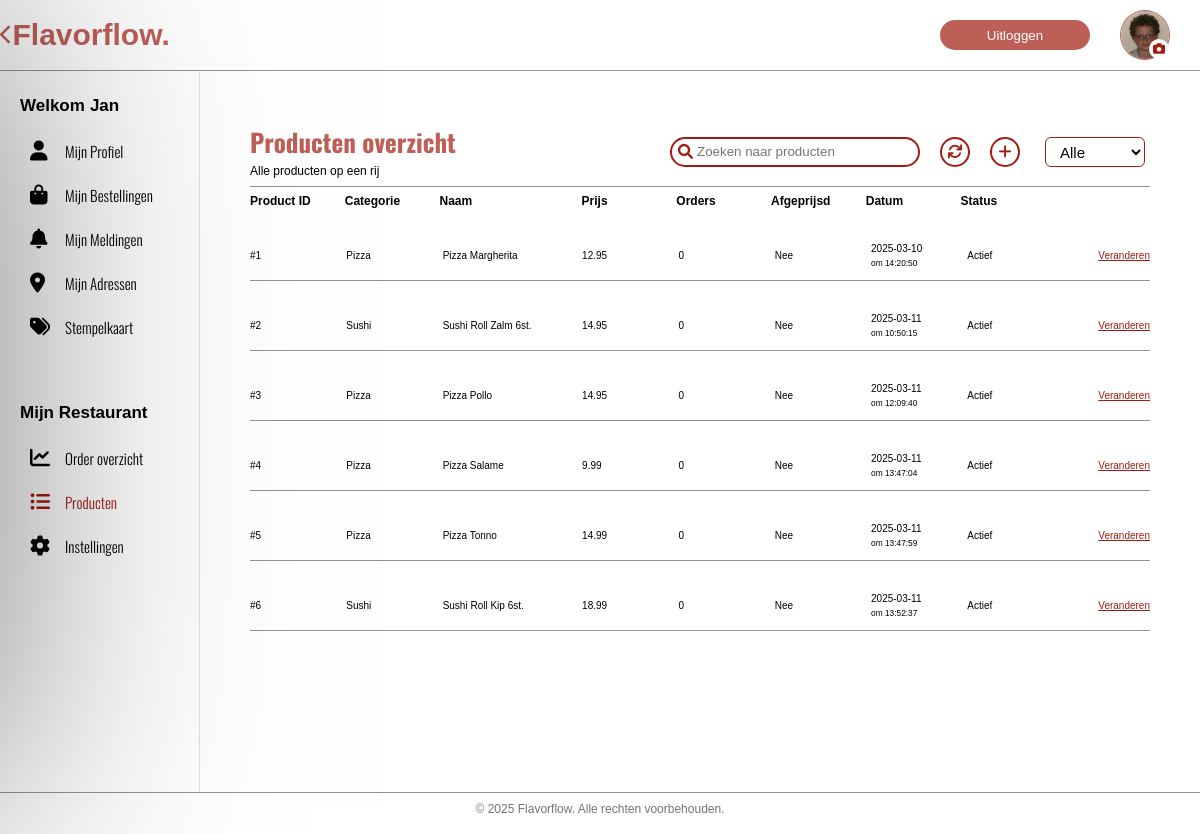
Screenshot of /restaurant-products.php (signed in) with the database file from the repository.
### tables this page shows
CREATE TABLE `dishes` (
  `dish_id` int NOT NULL,
  `restaurant_id` int NOT NULL,
  `category_id` int NOT NULL,
  `toppings_id` int DEFAULT NULL,
  `dish_name` varchar(55) NOT NULL,
  `dish_price` decimal(20,2) NOT NULL,
  `dish_desc` varchar(255) DEFAULT NULL,
  `dish_img_src` varchar(255) DEFAULT NULL,
  `order_amount` int DEFAULT NULL,
  `active_discount` int DEFAULT NULL,
  `created_by` varchar(55) DEFAULT NULL,
  `created_at` datetime NOT NULL,
  `offline` tinyint(1) NOT NULL
);

CREATE TABLE `category` (
  `category_id` int NOT NULL,
  `restaurant_id` int NOT NULL,
  `category_name` varchar(55) NOT NULL,
  `dish_amount` int DEFAULT NULL,
  `category_img_src` varchar(255) DEFAULT NULL,
  `created_at` datetime NOT NULL,
  `offline` tinyint(1) NOT NULL
);

### functions/functions.php (called while the page is built, shortened)
<?php
function getRestaurantOwnerIDByUsername($mysqli, $username) {
    $query = "SELECT restaurant_id FROM users WHERE username = ?";
    $stmt = $mysqli->prepare($query);
    $restaurant_id = '';
    $stmt->bind_param("s", $username);
    $stmt->execute();
    $stmt->bind_result($restaurant_id);
    if ($stmt->fetch()) {
        return $restaurant_id;
    } else {
        $stmt->close();
        return null;
    }
}
function getDishesByRestaurantId($mysqli, $restaurant_id) {
    $query = "SELECT d.*, c.category_name
              FROM dishes d
              LEFT JOIN category c ON d.category_id = c.category_id
              WHERE d.restaurant_id = ?";
    $stmt = $mysqli->prepare($query);
    $stmt->bind_param("i", $restaurant_id);
    $stmt->execute();
    $result = $stmt->get_result();
    $dishes = [];
    while ($row = $result->fetch_assoc()) {
        $dishes[] = $row;
    }
    return $dishes;
}

### restaurant-products.php (the view, shortened to what this page needs)
<?php
require_once './db_conn.php';
include('./functions/functions.php');
$username = $_SESSION['username'];
$rank = $_SESSION['user_type'];
$fname = $_SESSION['fname'];
$profileimg = isset($_SESSION['profile_img_src']) ? "./img/profileimg/" . $_SESSION['profile_img_src'] : './img/logo-res.jpg';
$restaurant_id = getRestaurantOwnerIDByUsername($mysqli, $username);
?>
<!DOCTYPE html>
<html lang="en">
<head>
    <link rel="stylesheet" href="https://cdnjs.cloudflare.com/ajax/libs/font-awesome/6.0.0-beta3/css/all.min.css">
    <link rel="stylesheet" href="./css/index.css" />
    <link rel="stylesheet" href="./css/order.css" />
    <link rel="stylesheet" href="./css/profile.css" />
    <link rel="stylesheet" href="./css/restaurants.css" />
    <link rel="stylesheet" href="./css/notification-error.css" />
    <link rel="stylesheet" href="./css/admin-modal.css" />
    <link rel="stylesheet" href="./css/password-change.css" />
    <link rel="stylesheet" href="./css/login.css" />
</head>
<body>
    <header class="header">
        <div class="navbar-container">
            <nav class="navbar">
                <div onclick="goBack();" class="logo">
                    <i class="fas fa-chevron-left"></i>
                    <h1>Flavorflow.</h1>
                </div>
                <form class="navbar-logoutcontainer" action="./controllers/account_controller.php?type=logout" method="POST">
                    <button class="navbar-logoutbutton" type="submit">Uitloggen</button>
                </form>
            </nav>
            <div class="profile-imgcontainer">
                <?php if (empty($_SESSION['profile_img_src'])): ?>
                    <div class="profile-img">
                        <i class="fas fa-user profile-edit-icon"></i>
                        <i onclick="openPopup('profileimgcontainer', 'close-profileimg');" class="fas fa-camera edit-profile-button"></i>
                    </div>
                <?php else: ?>
                    <figure class="profile-img">
                        <img src="<?php echo $profileimg;; ?>" alt="Profile image">
                        <i onclick="openPopup('profileimgcontainer', 'close-profileimg');" class="fas fa-camera edit-profile-button"></i>
                    </figure>
                <?php endif; ?>
            </div>
        </div>
        <div class="navbar-underlinecontainer">
            <figure class="navbar-underline" style="width: 100%;"></figure>
        </div>
    </header>
    <main class="profile">
        <aside class="profile-navigation">
            <div class="profile-container">
                <header class="profile-header">
                    <h1>Welkom <p style="text-transform: capitalize;"><?php echo $fname; ?></p>
                    </h1>
                </header>
                <ul class="profile-list">
                    <li class="profile-listitem">
                        <div class="profile-listitem-container">
                            <i class="fas fa-user"></i>
                            <a href="./profile.php">Mijn Profiel</a>
                        </div>
                    </li>
                    <li class="profile-listitem">
                        <div class="profile-listitem-container">
                            <i class="fas fa-bag-shopping"></i>
                            <a href="./orders.php">Mijn Bestellingen</a>
                        </div>
                    </li>
                    <li class="profile-listitem">
                        <div class="profile-listitem-container">
                            <i class="fas fa-bell"></i>
                            <a href="./notifications.php">Mijn Meldingen</a>
                        </div>
                    </li>
                    <li class="profile-listitem">
                        <div class="profile-listitem-container">
                            <i class="fas fa-location-dot"></i>
                            <a href="./address.php">Mijn Adressen</a>
                        </div>
                    </li>
                    <li class="profile-listitem">
                        <div class="profile-listitem-container">
                            <i class="fas fa-tags"></i>
                            <a href="./stamps.php">Stempelkaart</a>
                        </div>
                    </li>
                </ul>
            </div>
            <?php
            if ($rank == "res_owner" && !is_null($restaurant_id)) {
            ?>
                <div class="profile-container admin">
                    <header class="profile-header">
                        <h1>Mijn Restaurant</h1>
                    </header>
                    <ul class="profile-list">
                        <li class="profile-listitem">
                            <div class="profile-listitem-container">
                                <i class="fas fa-chart-line"></i>
                                <a href="./restaurant-orderoverview.php?id=<?php echo $restaurant_id; ?>">Order overzicht</a>
                            </div>
                        </li>
                        <li class="profile-listitem">
                            <div class="profile-listitem-container active">
                                <i class="fas fa-list-ul"></i>
                                <a href="./restaurant-products.php?id=<?php echo $restaurant_id; ?>">Producten</a>
                            </div>
                        </li>
                        <li class="profile-listitem">
                            <div class="profile-listitem-container">
                                <i class="fas fa-gear"></i>
                                <a href="./restaurant-settings.php?id=<?php echo $restaurant_id; ?>">Instellingen</a>
                            </div>
                        </li>
                    </ul>
                </div>
            <?php
            } else {
                echo "";
            }
            ?>
        </aside>
        <section class="profile-content">
            <div class="profile-info admindisplaynoneby1000px">
                <header class="profile-headercontainer">
                    <div class="profile-headerheading">
                        <h1>Producten overzicht</h1>
                        <p>Alle producten op een rij</p>
                    </div>
                    <ul class="order-filters">
                        <li class="searchbar">
                            <input type="text" name="search" id="search" placeholder="Zoeken naar producten" />
                            <i class="fas fa-search inputicon"></i>
                        </li>
                        <li class="refreshcontainer">
                            <button onclick="refresh();" class="refresh"><i class="fas fa-refresh"></i></button>
                        </li>
                        <li class="refreshcontainer">
                            <button onclick="openPopup('addproductcontainer', 'close-addproduct');" class="refresh"><i class="fas fa-plus"></i></button>
                        </li>
                        <li class="order-filtercontainer">
                            <select class="order-filter" name="status-filter" id="status-filter">
                                <option class="order-filteritem" value="all">Alle</option>
                            </select>
                        </li>
                    </ul>
                </header>
                <ul class="product-info-headers">
                    <li class="product-info-header">
                        <b>Product ID</b>
                    </li>
                    <li class="product-info-header">
                        <b>Categorie</b>
                    </li>
                    <li class="product-info-header">
                        <b>Naam</b>
                    </li>
                    <li class="product-info-header">
                        <b>Prijs</b>
                    </li>
                    <li class="product-info-header">
                        <b>Orders</b>
                    </li>
                    <li class="product-info-header">
                        <b>Afgeprijsd</b>
                    </li>
                    <li class="product-info-header">
                        <b>Datum</b>
                    </li>
                    <li class="product-info-header">
                        <b>Status</b>
                    </li>
                </ul>
                <ul class="profile-info-list" id="dishes-list">
                    <?php
                    $dishes = getDishesByRestaurantId($mysqli, $restaurant_id);
                    foreach ($dishes as $dish) {
                        $order_amount = is_null($dish['order_amount']) ? "0" : $dish['order_amount'];
                        $active_discount = !empty($dish['active_discount']) ? $dish['active_discount'] : "Nee";
                        $dish_img_src = !empty($dish['dish_img_src']) ? $dish['dish_img_src'] : './img/logo-res.jpg';
                        echo "<li class='product-info-listitem'>";
                        echo "<p>#{$dish['dish_id']}</p>";
                        echo "<p>{$dish['category_name']}</p>";
                        echo "<p>{$dish['dish_name']}</p>";
                        echo "<p>{$dish['dish_price']}</p>";
                        echo "<p>{$order_amount}</p>";
                        echo "<p>{$active_discount}</p>";
                        $created_at = explode(' ', $dish['created_at']);
                        echo "<p>{$created_at[0]}<small>om {$created_at[1]}</small></p>";
                        echo "<p>" . ($dish['offline'] == 0 ? 'Actief' : 'Non-actief') . "</p>";
                        echo "<a href='' class='change-dish-del'
                            data-id='{$dish['dish_id']}'
                            data-name='{$dish['dish_name']}'
                            data-price='{$dish['dish_price']}'
                            data-category='{$dish['category_name']}'
                            data-created='{$dish['created_at']}'
                            data-discount='{$active_discount}'
                            data-created-by='{$dish['created_by']}'
                            data-status='" . ($dish['offline'] == 0 ? 'Actief' : 'Non-actief') . "'
                            data-description='{$dish['dish_desc']}'
                            data-pimage='{$dish_img_src}'
                            data-delstatus='{$dish['offline']}'
                            >Veranderen</a>";
                        echo "</li>";
                    }
                    ?>
                </ul>
            </div>
        </section>
    </main>
    <div class="footer-container">
        <div class="footer-copyright" style="width: 100%;">
            <figure class="copyright-line"></figure>
            <p class="footer-copyrighttext">© 2025 Flavorflow. Alle rechten voorbehouden.</p>
        </div>
    </div>
</body>
</html>

### css/index.css (style rules this page uses)
:root { --accent-color: #A21C10; --accent-color-lighter: rgba(162, 28, 16, 0.7); --accent-color-lightest: rgba(162, 28, 16, 0.5); --subheading-color: #747474; --subheading-color-lighter: #939393; }
* { margin: 0; padding: 0; box-sizing: border-box; }
html { font-size: 62.5%; scroll-behavior: smooth; }
html, body { min-height: 100vh; font-family: Arial, sans-serif; }
body { line-height: 1.6; position: relative; max-width: 1920px; }
a { text-decoration: none; color: inherit; cursor: pointer; }
ul { list-style: none; }
button { background: none; border: none; cursor: pointer; outline: none; color: inherit; }
input { outline: none; color: inherit; font-family: inherit; }
.header { width: 100%; height: auto; }
.navbar-container { width: 100%; height: 7rem; display: flex; justify-content: center; font-family: "Oswald", sans-serif; }
.navbar { width: 95vw; height: 100%; display: flex; color: black; justify-content: space-between; }
.navbar-logoutcontainer { width: auto; height: 100%; display: flex; align-items: center; justify-content: center; }
.navbar-logoutbutton { width: 15rem; height: 3rem; background-color: var(--accent-color-lighter); color: white; border-radius: 2rem; }
.navbar-underlinecontainer { width: 100%; height: 2px; display: flex; justify-content: center; }
.navbar-underline { width: 95vw; height: 1px; background-color: var(--subheading-color-lighter); }
.logo { width: auto; height: 100%; max-width: 25%; display: flex; align-items: center; }
.logo > i { font-size: 2rem; color: var(--accent-color-lighter); }
.logo > h1 { font-size: 3rem; padding: 1rem; font-family: sans-serif; color: var(--accent-color-lighter); font-weight: 600; padding-left: 0; }
.footer-container { width: 100%; height: auto; display: flex; align-items: center; flex-direction: column; }
.footer-copyright { width: 95vw; height: auto; display: flex; align-items: center; flex-direction: column; }
.copyright-line { width: 100%; height: 1px; background-color: var(--subheading-color-lighter); }
.footer-copyrighttext { font-size: 1.2rem; padding: 0.7rem; padding-bottom: 1.5rem; color: var(--subheading-color); }

### css/order.css (style rules this page uses)
:root { --accent-color: #A21C10; --accent-color-lighter: rgba(162, 28, 16, 0.7); --accent-color-lightest: rgba(162, 28, 16, 0.5); --subheading-color: #747474; --subheading-color-lighter: #939393; --shadow: 0 4px 8px rgba(0, 0, 0, 0.2); }

### css/restaurants.css (style rules this page uses)
:root { --accent-color: #A21C10; --accent-color-lighter: rgba(162, 28, 16, 0.7); --accent-color-lightest: rgba(162, 28, 16, 0.5); --subheading-color: #747474; --subheading-color-lighter: #939393; }

### css/notification-error.css (style rules this page uses)
:root { --accent-color: #A21C10; --accent-color-lighter: rgba(162, 28, 16, 0.7); --accent-color-lightest: rgba(162, 28, 16, 0.5); --subheading-color: #747474; --subheading-color-lighter: #939393; --shadow: 0 4px 8px rgba(0, 0, 0, 0.2); --button-green: #1BA210; --button-green-lighter: #1ca210c2; }

### css/admin-modal.css (style rules this page uses)
:root { --accent-color: #A21C10; --accent-color-lighter: rgba(162, 28, 16, 0.7); --accent-color-lightest: rgba(162, 28, 16, 0.5); --subheading-color: #747474; --subheading-color-lighter: #939393; --shadow: 0 4px 8px rgba(0, 0, 0, 0.2); --button-green: #1BA210; --button-green-lighter: #1ca210c2; }

### css/password-change.css (style rules this page uses)
:root { --accent-color: #A21C10; --accent-color-lighter: rgba(162, 28, 16, 0.7); --accent-color-lightest: rgba(162, 28, 16, 0.5); --subheading-color: #747474; --subheading-color-lighter: #939393; --shadow: 0 4px 8px rgba(0, 0, 0, 0.2); --button-green: #1BA210; --button-green-lighter: #1ca210c2; }

### css/login.css (style rules this page uses)
:root { --accent-color: #A21C10; --accent-color-lighter: rgba(162, 28, 16, 0.7); --accent-color-lightest: rgba(162, 28, 16, 0.5); --subheading-color: #747474; --subheading-color-lighter: #939393; --shadow: 0 4px 8px rgba(0, 0, 0, 0.2); --button-green: #1BA210; --button-green-lighter: #1ca210c2; }

### rows the page displays
dishes: dish_id "1", category.category_name "Pizza", dish_name "Pizza Margherita", dish_price "12.95", order_amount "0", active_discount "Nee", created_at "2025-03-10", created_at "14:20:50", offline "Actief"
dishes: dish_id "2", category.category_name "Sushi", dish_name "Sushi Roll Zalm 6st.", dish_price "14.95", order_amount "0", active_discount "Nee", created_at "2025-03-11", created_at "10:50:15", offline "Actief"
dishes: dish_id "3", category.category_name "Pizza", dish_name "Pizza Pollo", dish_price "14.95", order_amount "0", active_discount "Nee", created_at "2025-03-11", created_at "12:09:40", offline "Actief"
dishes: dish_id "4", category.category_name "Pizza", dish_name "Pizza Salame", dish_price "9.99", order_amount "0", active_discount "Nee", created_at "2025-03-11", created_at "13:47:04", offline "Actief"
dishes: dish_id "5", category.category_name "Pizza", dish_name "Pizza Tonno", dish_price "14.99", order_amount "0", active_discount "Nee", created_at "2025-03-11", created_at "13:47:59", offline "Actief"
dishes: dish_id "6", category.category_name "Sushi", dish_name "Sushi Roll Kip 6st.", dish_price "18.99", order_amount "0", active_discount "Nee", created_at "2025-03-11", created_at "13:52:37", offline "Actief"

### other values shown
$fname "Jan"
